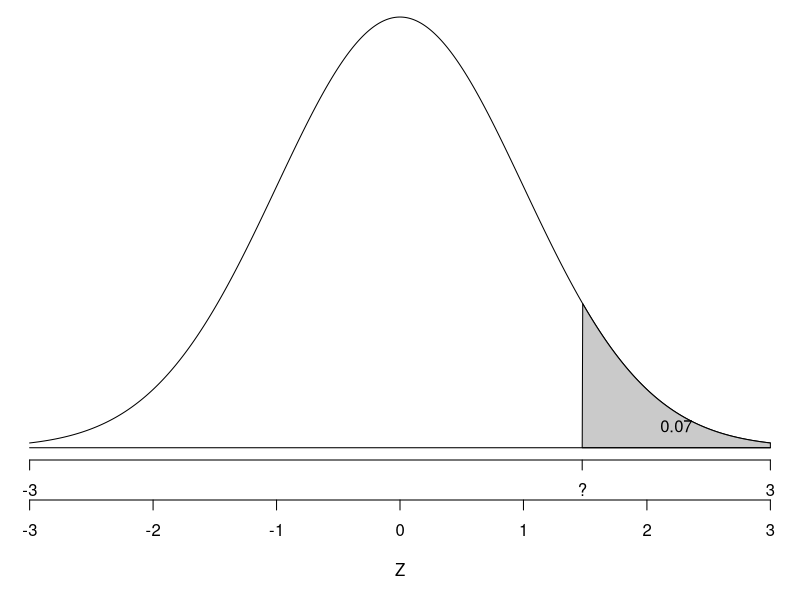
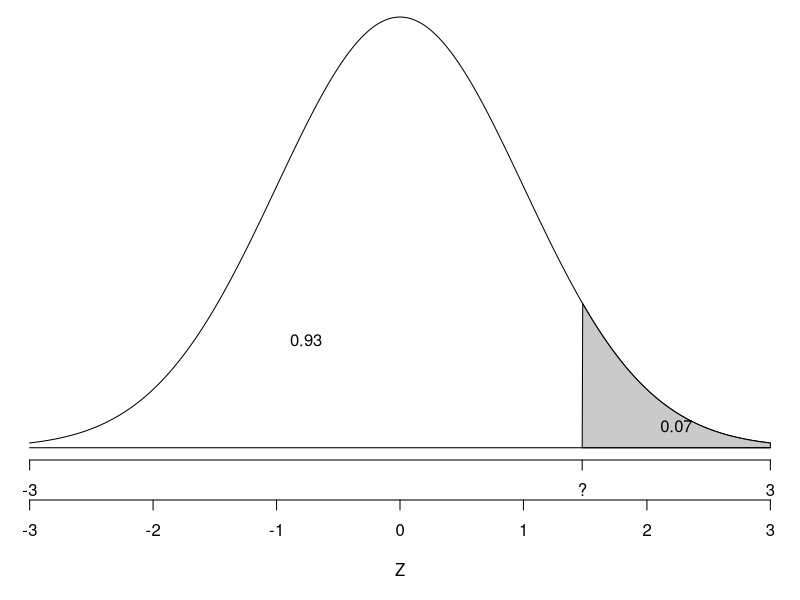
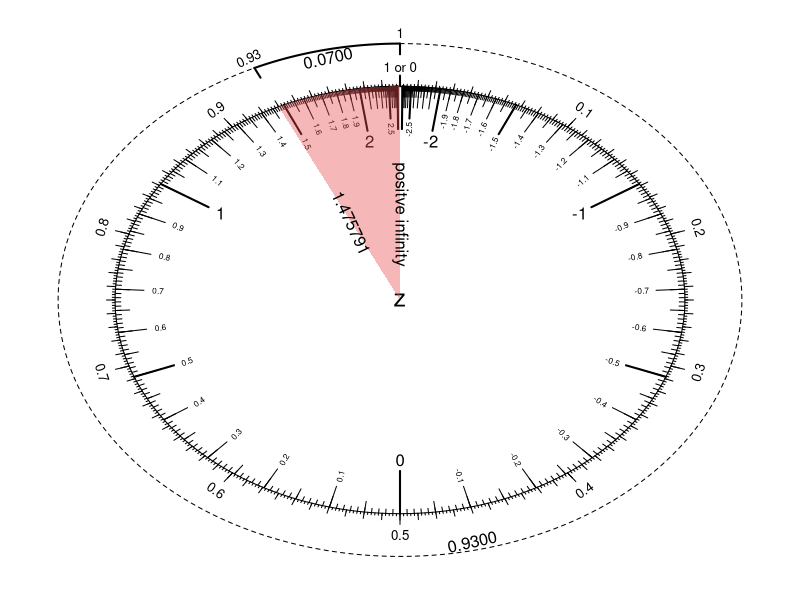

Reproduce these figures in R, in order.
## ---- chunk 1
while(T)
{
  ell = round(runif(1,0.01,0.99),2)
  ra = 1-ell
  z = qnorm(ell)
  zlow = floor(z*100)/100
  zhigh = ceiling(z*100)/100
  if(round(z,4) != round(z,2)) {break}
}
## ---- chunk 2
par(mar=c(7,0,0,0))
zs = seq(-3,3,0.01)
plot(zs,dnorm(zs),xlim=c(-3,3),type='l',ylab='density',xlab='Z',axes=F,ann=F)
polygon(c(zs[zs>=z],3,z),
        c(dnorm(zs[zs>=z]),0,0),
        col=rgb(0.7,0.7,0.7,0.7))
text((3+z)/2,max(dnorm((3+z)/2)/3,0.02),ra)
lines(c(-3,3),c(0,0))
axis(1,at=c(-3,z,3),line = 0,labels=c("-3","?","3"))
axis(1,at=seq(-3,3,1),line=2)
mtext('Z',1,5)
## ---- chunk 3
par(mar=c(7,0,0,0))
zs = seq(-3,3,0.01)
plot(zs,dnorm(zs),xlim=c(-3,3),type='l',ylab='density',xlab='Z',axes=F,ann=F)
polygon(c(zs[zs>=z],3,z),
        c(dnorm(zs[zs>=z]),0,0),
        col=rgb(0.7,0.7,0.7,0.7))
text((-3+z)/2,max(dnorm((-3+z)/2)/3,0.02),ell)
text((3+z)/2,max(dnorm((3+z)/2)/3,0.02),ra)
lines(c(-3,3),c(0,0))
axis(1,at=c(-3,z,3),line = 0,labels=c("-3","?","3"))
axis(1,at=seq(-3,3,1),line=2)
mtext('Z',1,5)
## ---- chunk 4
z2 = seq(zlow-0.02,zhigh+0.02,0.01)
## ---- chunk 5
par(mar=c(0,0,0,0))
theta=seq(0,2*pi,length.out=1000)
plot(sin(theta),cos(theta),type="l",ann=F,axes=F,xlim=c(-1.3,1.3),ylim=c(-1.3,1.3))
zs = -3:3
for(i in 1:length(zs)){
  p = pnorm(zs[i])
  lines(sin(p*2*pi)*c(0.8,1),cos(p*2*pi)*c(0.8,1),lwd=2)
  pt = min(max(p,0.007),0.993)
  if(abs(zs[i])<3){
    text(0.75*sin(pt*2*pi),0.75*cos(pt*2*pi),zs[i])
  }
}
zs = seq(-2.5,2.5,1)
for(i in 1:length(zs)){
  p = pnorm(zs[i])
  lines(sin(p*2*pi)*c(0.85,1),cos(p*2*pi)*c(0.85,1),lwd=2)
  if(abs(zs[i])<3){
    text(sin(p*2*pi)*0.8,cos(p*2*pi)*0.8,cex=0.5,round(zs[i],2),srt=(180-360*p)%%180-90)
  }
}
zs = seq(-3,3,0.1)
for(i in 1:length(zs)){
  p = pnorm(zs[i])
  lines(sin(p*2*pi)*c(0.9,1),cos(p*2*pi)*c(0.9,1),lwd=1)
}
zs = seq(-2,2,0.1)
for(i in 1:length(zs)){
  p = pnorm(zs[i])
  if(zs[i]%%0.5 != 0){
    text(sin(p*2*pi)*0.85,cos(p*2*pi)*0.85,cex=0.5,round(zs[i],2),srt=(180-360*p)%%180-90)
  }
}
zs = seq(-3,3,0.05)
for(i in 1:length(zs)){
  p = pnorm(zs[i])
  lines(sin(p*2*pi)*c(0.95,1),cos(p*2*pi)*c(0.95,1))
}
zs = seq(-3,3,0.01)
for(i in 1:length(zs)){
  p = pnorm(zs[i])
  lines(sin(p*2*pi)*c(0.98,1),cos(p*2*pi)*c(0.98,1))
}

for(p in seq(0.1,0.9,0.1)){
  lines(sin(p*2*pi)*c(1,1.05),cos(p*2*pi)*c(1,1.05))
  text(sin(p*2*pi)*1.1,cos(p*2*pi)*1.1,p,cex=0.8,srt=-(p*360-90)%%180-90)
}
for(p in seq(0.01,0.99,0.01)){
  lines(sin(p*2*pi)*c(1,1.03),cos(p*2*pi)*c(1,1.03))
}
for(p in seq(0.002,0.998,0.002)){
  lines(sin(p*2*pi)*c(1,1.01),cos(p*2*pi)*c(1,1.01))
}
lines(c(0,0),c(1,1.05),lwd=2)
text(0,1.09,"1 or 0",cex=0.8)
text(0,0,cex=1.5,"z")

pp = pnorm(z)
ps = seq(pp,1,0.001)
ps2 = seq(0,pp,0.001)
polygon(c(0,sin(ps*2*pi),0),c(0,cos(ps*2*pi),0),col=rgb(0.9,0.3,0.3,0.4),border=rgb(0.9,0.3,0.3,0))
pe = c(pp,1)
pe2 = c(0,pp)
pm = mean(pe)
pm2 = mean(pe2)

lines(sin(ps*2*pi)*1.2,cos(ps*2*pi)*1.2,lwd=2)
lines(sin(pe[1]*2*pi)*c(1.15,1.2),cos(pe[1]*2*pi)*c(1.15,1.2),lwd=2)
lines(sin(pe[2]*2*pi)*c(1.15,1.2),cos(pe[2]*2*pi)*c(1.15,1.2),lwd=2)
lines(sin(ps2*2*pi)*1.2,cos(ps2*2*pi)*1.2,lty=2,lwd=1)
text(0.4*sin(2*pi*pe[1]),0.4*cos(2*pi*pe[1]),round(z,7),srt=(180-360*pe[1])%%180-90)
text(0.4*sin(2*pi*pe[2]),0.4*cos(2*pi*pe[2]),"positve infinity",srt=(180-360*pe[2])%%180-90)
text(1.25*sin(2*pi*pe[1]),1.25*cos(2*pi*pe[1]),round(pe[1],4),srt=-(pe[1]*360-90)%%180-90,cex=0.8)
text(1.25*sin(2*pi*pe[2]),1.25*cos(2*pi*pe[2]),round(pe[2],4),srt=-(pe[2]*360-90)%%180-90,cex=0.8)
text(sin(pm*2*pi)*1.16,
     cos(pm*2*pi)*1.16,
     sprintf("%.4f",round(pe[2],4)-round(pe[1],4)),
     srt=-(pm*360-90)%%180-90)
text(sin(pm2*2*pi)*1.16,
     cos(pm2*2*pi)*1.16,
     sprintf("%.4f",1-(round(pe[2],4)-round(pe[1],4))),
     srt=-(pm2*360-90)%%180-90)
